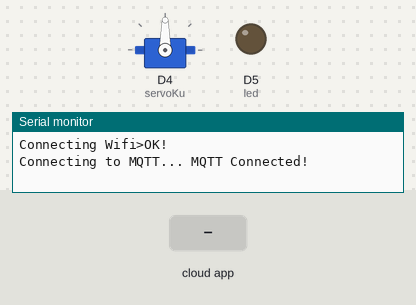
The sketch below on a simulated ESP8266 (NodeMCU). On the bench: servo, output pins drawn as LEDs (lit = HIGH), the last lines printed to the serial monitor. The inputs (shaded band) are chosen by the test bench. WiFi joins after 1.5 s; servers stay silent unless stated; no MQTT or app messages arrive unless stated; pins used as bus, display or sensor lines are not drawn.

Above: at 2.7 s.
2.8 s: the phone or cloud app sets onoff to ON
At 3.3 s:
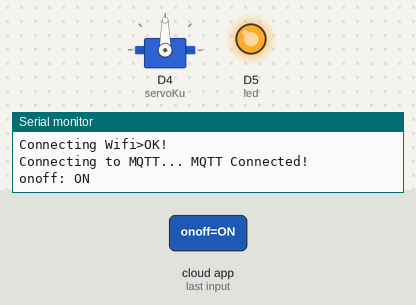
4.3 s: the phone or cloud app sets onoff to OFF
At 4.8 s:
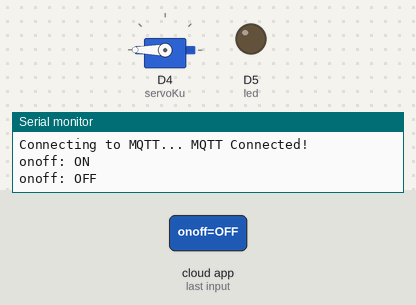
Timing chart, 0 to 7.3 s (numbered marks = the images above; inputs shaded):
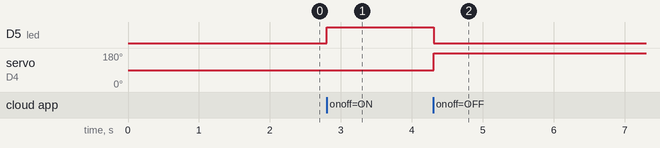

Measured:
- after the input at 2.8 s, D5 (led): LOW → HIGH at once
- after the input at 4.3 s, D5 (led): HIGH → LOW at once; servo on D4 (servoKu): 90° → 180° at once

The sketch:

Lampu_Otomatis_GoogleAssistant.ino
```cpp
// Perintah ON dan OFF
#include <ESP8266WiFi.h>
#include <Adafruit_MQTT.h>
#include <Adafruit_MQTT_Client.h>
#include <Servo.h>

#include <DNSServer.h>
#include <ESP8266WebServer.h>
#include <WiFiManager.h>


#define MQTT_SERV "io.adafruit.com"
#define MQTT_PORT 1883
#define MQTT_NAME "sajojo11"
#define MQTT_PASS "aio_hltK01ukcTWlkoV30ujfdMibdRJz"

int led = D5;
Servo servoKu;

char ssid[] = "";
 char pass[] = "";

WiFiClient client;
Adafruit_MQTT_Client mqtt(&client, MQTT_SERV, MQTT_PORT, MQTT_NAME, MQTT_PASS);

Adafruit_MQTT_Subscribe onoff = Adafruit_MQTT_Subscribe(&mqtt, MQTT_NAME "/f/onoff");
Adafruit_MQTT_Publish LightStat = Adafruit_MQTT_Publish(&mqtt, MQTT_NAME "/f/LightStat");


void setup()
{
  Serial.begin(115200); //Sesuaikan dengan Baudrate ESP8266 kalian
  pinMode(LED_BUILTIN, OUTPUT);

  //Connect to WiFi
  Serial.print("\n\nConnecting Wifi>");
  WiFi.begin(ssid, pass);
  WiFiManager wifiManager;

  digitalWrite(LED_BUILTIN, LOW);
  servoKu.attach(D4);

  wifiManager.autoConnect("Patur", "password");

  Serial.println("OK!");

  //Subscribe to the onoff topic
  mqtt.subscribe(&onoff);

  pinMode(led, OUTPUT);
  digitalWrite(LED_BUILTIN, HIGH);
  digitalWrite(led, LOW);

}

void loop()
{
  //Connect/Reconnect to MQTT
  MQTT_connect();

  //Read from our subscription queue until we run out, or
  //wait up to 5 seconds for subscription to update
  Adafruit_MQTT_Subscribe * subscription;
  while ((subscription = mqtt.readSubscription(5000)))
  {
    //If we're in here, a subscription updated...
    if (subscription == &onoff)
    {
      //Print the new value to the serial monitor
      Serial.print("onoff: ");
      Serial.println((char*) onoff.lastread);

      //If the new value is  "ON", turn the light on.
      //Otherwise, turn it off.
      if (!strcmp((char*) onoff.lastread, "ON"))
      {
        //active low logic
        digitalWrite(led, HIGH);
        LightStat.publish("ON");
        servoKu.write (90);
      }
      else if (!strcmp((char*) onoff.lastread, "OFF"))
      {
        digitalWrite(led, LOW);
        LightStat.publish("OFF");
        servoKu.write (180);

      }
      else
      {
        LightStat.publish("ERROR");
      }
    }
    else
    {
      //LightStat.publish("ERROR");
    }
  }
}


void MQTT_connect()
{
  // Stop if already connected
  if (mqtt.connected() && mqtt.ping())
  {
    return;
  }

  int8_t ret;

  mqtt.disconnect();

  Serial.print("Connecting to MQTT... ");
  uint8_t retries = 3;
  while ((ret = mqtt.connect()) != 0) // connect will return 0 for connected
  {
    Serial.println(mqtt.connectErrorString(ret));
    Serial.println("Retrying MQTT connection in 5 seconds...");
    mqtt.disconnect();
    delay(5000);  // wait 5 seconds
    retries--;
    if (retries == 0)
    {
      ESP.reset();
    }
  }
  Serial.println("MQTT Connected!");
}
```
